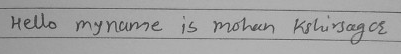
#> input picture ml/Camera_ai/snips/snip_20250927_170314_610704.png, 401 x 54 px, given in place of the camera
$ python new_cam_test.py
#> lines starting #> are read from the running program, lines starting #| are printed output that depends on the picture; after the words box and inside, x2 and y2 are one past the last pixel; in counts of white or black regions, pixels touching at a corner belong together
import cv2
import os
from datetime import datetime

# Folder to save cropped images
OUTPUT_DIR = "snips"
os.makedirs(OUTPUT_DIR, exist_ok=True)

# Mouse drawing state
drawing = False
ix = iy = -1
rx = ry = -1
rect_done = False

def mouse_callback(event, x, y, flags, param):
    global ix, iy, rx, ry, drawing, rect_done, base_frame

    if event == cv2.EVENT_LBUTTONDOWN:
        drawing = True
        rect_done = False
        ix, iy = x, y

    elif event == cv2.EVENT_MOUSEMOVE:
        if drawing:
            # update current rectangle end for live preview
            rx, ry = x, y

    elif event == cv2.EVENT_LBUTTONUP:
        drawing = False
        rx, ry = x, y
        rect_done = True

        # Crop from the grayscale frame (param expected to be current grayscale)
        gray_frame = param['gray'].copy()
        h, w = gray_frame.shape

        # Normalize coordinates (ensure inside frame)
        x1, x2 = sorted((max(0, min(ix, w-1)), max(0, min(rx, w-1))))
        y1, y2 = sorted((max(0, min(iy, h-1)), max(0, min(ry, h-1))))

        # Avoid zero-size crop
        if x2 - x1 > 5 and y2 - y1 > 5:
            crop = gray_frame[y1:y2, x1:x2]
            timestamp = datetime.now().strftime("%Y%m%d_%H%M%S_%f")
            filename = os.path.join(OUTPUT_DIR, f"snip_{timestamp}.png")
            cv2.imwrite(filename, crop)
            print(f"[Saved] {filename}")
        else:
            print("[Info] Selection too small — not saved.")

def live_snip_tool(camera_index=0):
#> called with camera_index = 0
    global ix, iy, rx, ry, drawing, rect_done

    cap = cv2.VideoCapture(camera_index)
    if not cap.isOpened():
        print("Error: Could not open camera.")
        return

    cv2.namedWindow("Grayscale (select to snip)")
    cv2.namedWindow("Original Feed (Rotated)")
    # we'll pass current gray to the mouse callback via a dict (param)
    callback_param = {'gray': None}
    cv2.setMouseCallback("Grayscale (select to snip)", mouse_callback, callback_param)

    while True:
        ret, frame = cap.read()
#> frame is the input picture: shape (54, 401, 3); min 49, max 196, mean 160.9
        if not ret:
            print("Error: empty frame.")
            break

        # Rotate camera feed by 180 degrees (if required)
        frame = cv2.rotate(frame, cv2.ROTATE_180)
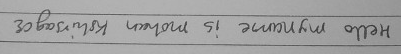
#> frame: shape (54, 401, 3); min 49, max 196, mean 160.9

        # Convert to grayscale
        gray = cv2.cvtColor(frame, cv2.COLOR_BGR2GRAY)

        # Apply adaptive thresholding for better text extraction
        bw = cv2.adaptiveThreshold(
            gray, 255,
            cv2.ADAPTIVE_THRESH_GAUSSIAN_C,
            cv2.THRESH_BINARY,
            35, 11
        )
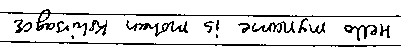
#> bw: shape (54, 401); 88.5% white; black in thin lines or dots, all inside (x1, y1, x2, y2) = (0, 9, 401, 47)

        # Invert black and white
        bw_inverted = cv2.bitwise_not(bw)

        # Update param for callback
        callback_param['gray'] = bw_inverted

        # Create a display copy for drawing the rectangle overlay
        disp = cv2.cvtColor(gray, cv2.COLOR_GRAY2BGR)

        # If currently drawing or rect_done, draw rectangle overlay
        if drawing or rect_done:
            x1, y1 = ix, iy
            x2, y2 = rx, ry
            # protect against -1 initial values
            if x1 >= 0 and y1 >= 0 and x2 >= 0 and y2 >= 0:
                cv2.rectangle(disp, (x1, y1), (x2, y2), (0, 255, 0), 1)

        # Show windows
        cv2.imshow("Original Feed (Rotated)", frame)
        cv2.imshow("Grayscale (select to snip)", disp)

        key = cv2.waitKey(1) & 0xFF
#> (key q is pressed here)
        if key == ord('q'):
            break
        elif key == ord('c'):
            # clear rectangle
            ix = iy = rx = ry = -1
            drawing = rect_done = False

    cap.release()
    cv2.destroyAllWindows()

if __name__ == "__main__":
    print("Instructions:")
    print(" - Click and drag on the 'Grayscale (select to snip)' window to select an area.")
    print(" - On mouse release, the selected grayscale region will be saved to the 'snips/' folder.")
    print(" - Press 'c' to cancel/clear current selection, 'q' to quit.")
    live_snip_tool(0)

$ run again, on ml/Camera_ai/snips/snip_20250927_170332_125849.png
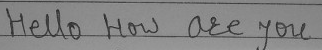
#> input picture ml/Camera_ai/snips/snip_20250927_170332_125849.png, 322 x 50 px, given in place of the camera
#> in live_snip_tool, frame is the input picture: shape (50, 322, 3); min 37, max 164, mean 131.6
#> in live_snip_tool, `frame = cv2.rotate(frame, cv2.ROTATE_180)`:
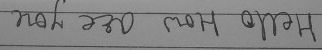
#> frame: shape (50, 322, 3); min 37, max 164, mean 131.6
#> in live_snip_tool, `bw = cv2.adaptiveThreshold( gray, 255, cv2.ADAPTIVE_THRESH_GAUSSIAN_C,..`:
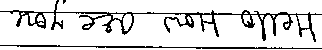
#> bw: shape (50, 322); 86.2% white; black in thin lines or dots
#> bw_inverted: shape (50, 322); 13.8% white in thin lines or dots

$ run again, on ml/Camera_ai/snips/snip_20251003_225821_061857.png
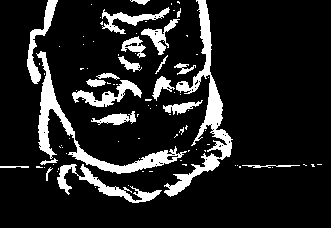
#> input picture ml/Camera_ai/snips/snip_20251003_225821_061857.png, 331 x 228 px, given in place of the camera
#> in live_snip_tool, frame is the input picture: shape (228, 331, 3); 13.5% white; 90 white regions (68 under 20 px), largest, box (x1, y1, x2, y2) and area: (164, 0, 233, 197) 2604, (36, 51, 187, 174) 2315, (57, 164, 162, 203) 966
#> in live_snip_tool, `frame = cv2.rotate(frame, cv2.ROTATE_180)`:
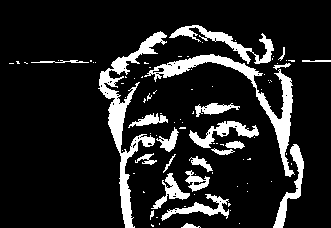
#> frame: shape (228, 331, 3); 13.5% white; 90 white regions (68 under 20 px), largest, box (x1, y1, x2, y2) and area: (98, 31, 167, 228) 2604, (144, 54, 295, 177) 2315, (169, 25, 274, 64) 966
#> in live_snip_tool, `bw = cv2.adaptiveThreshold( gray, 255, cv2.ADAPTIVE_THRESH_GAUSSIAN_C,..`:
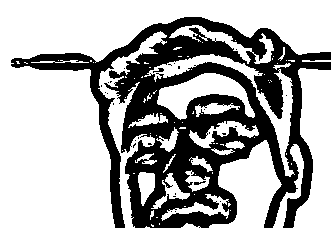
#> bw: shape (228, 331); 67.2% white; 31 black regions (28 under 20 px), largest, box (x1, y1, x2, y2) and area: (11, 17, 331, 228) 24676, (153, 68, 164, 73) 26, (194, 181, 206, 185) 25

$ run again, on ml/Camera_ai/snips/snip_20251003_231050_480368.png
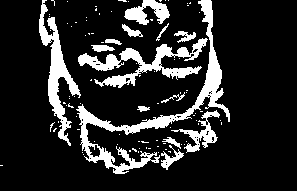
#> input picture ml/Camera_ai/snips/snip_20251003_231050_480368.png, 297 x 191 px, given in place of the camera
#> in live_snip_tool, frame is the input picture: shape (191, 297, 3); 15.8% white; 95 white regions (81 under 20 px), largest, box (x1, y1, x2, y2) and area: (76, 0, 230, 174) 3134, (78, 38, 208, 88) 1950, (39, 0, 81, 146) 1666
#> in live_snip_tool, `frame = cv2.rotate(frame, cv2.ROTATE_180)`:
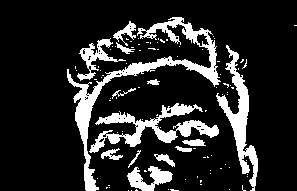
#> frame: shape (191, 297, 3); 15.8% white; 95 white regions (81 under 20 px), largest, box (x1, y1, x2, y2) and area: (67, 17, 221, 191) 3134, (89, 103, 219, 153) 1950, (216, 45, 258, 191) 1666
#> in live_snip_tool, `bw = cv2.adaptiveThreshold( gray, 255, cv2.ADAPTIVE_THRESH_GAUSSIAN_C,..`:
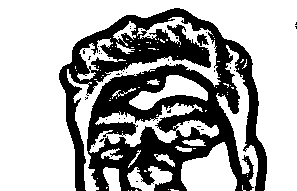
#> bw: shape (191, 297); 66.7% white; 38 black regions (36 under 20 px), largest, box (x1, y1, x2, y2) and area: (59, 8, 267, 191) 18717, (197, 34, 209, 46) 87
